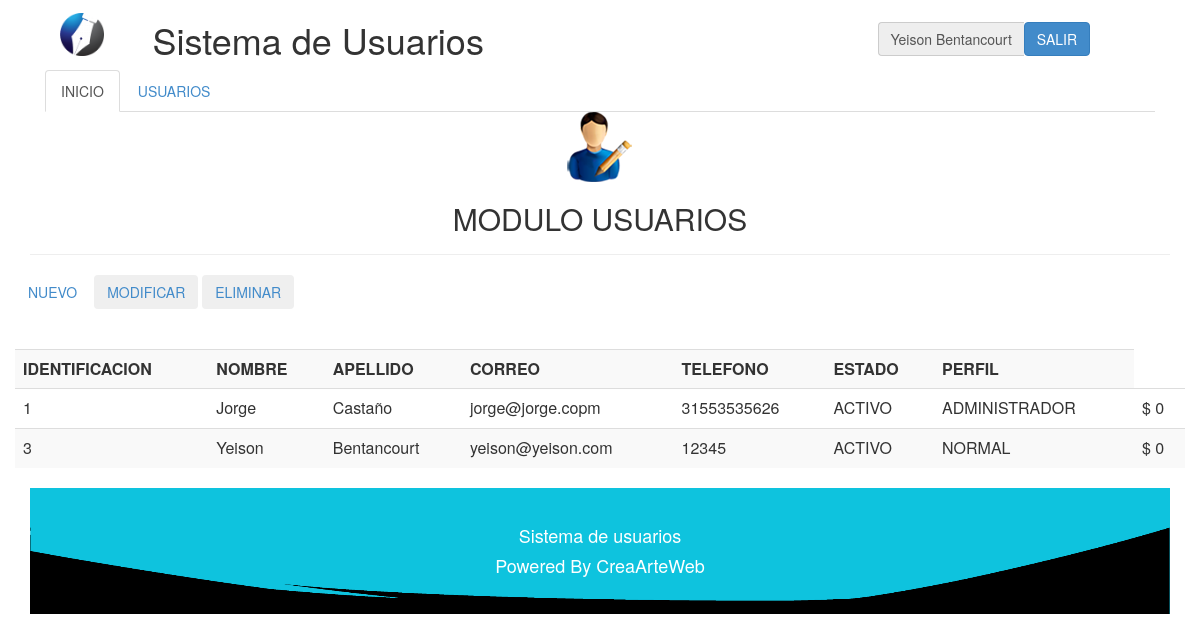
The app's page /php/usuarios/usuarios.php (signed in), older data.
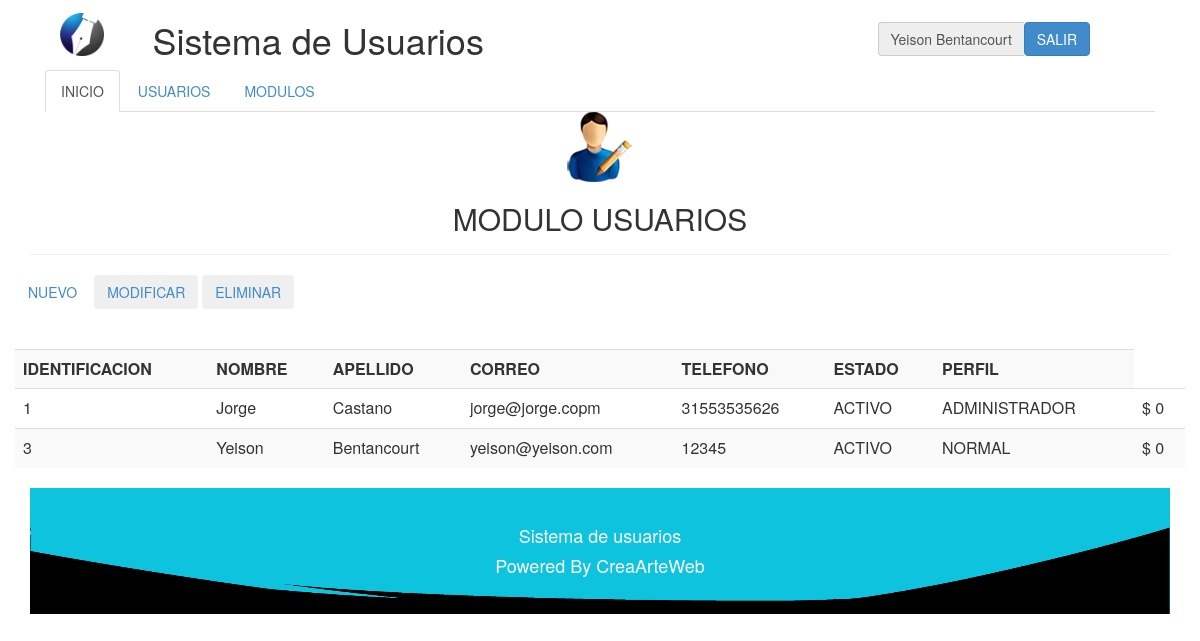
The same page, newer data.
### tables this page shows
CREATE TABLE IF NOT EXISTS `modulo` (
  `codigomodulo` int(10) NOT NULL,
  `descripcion` varchar(40) NOT NULL,
  `ruta` varchar(40) NOT NULL,
  `tipo` int(2) NOT NULL COMMENT '1-normal, 2-submenu, 3-principal submenu'
);

CREATE TABLE IF NOT EXISTS `usuario` (
  `cedula` varchar(30) NOT NULL,
  `nombre` varchar(40) NOT NULL,
  `apellido` varchar(40) NOT NULL,
  `correo` varchar(30) NOT NULL,
  `telefono` varchar(20) NOT NULL,
  `codigoestado` int(2) NOT NULL,
  `pass` varchar(20) NOT NULL,
  `codigoperfil` int(2) NOT NULL,
  `deuda` int(10) NOT NULL
);

CREATE TABLE IF NOT EXISTS `estado` (
  `codigoestado` int(3) NOT NULL,
  `descripcion` varchar(30) NOT NULL,
  `tipo` int(3) NOT NULL COMMENT '1-estados usuarios, 2-estado de prestamos, 3-estados de recurso'
);

CREATE TABLE IF NOT EXISTS `perfil` (
  `codigoperfil` int(2) NOT NULL,
  `descripcion` varchar(20) NOT NULL
);

### php/lib/session.php (called while the page is built, shortened)
<?php
	include("../class/Usuario.php");
	include("../class/Modulo.php");
	if (!isset($_SESSION["iniciada"]))
	{
		header( "location:../lib/logout.php" );
	}
	else
	{
		$miUsuario = unserialize( $_SESSION['miUsuario'] );
	}
?>

### php/class/Usuario.php (called while the page is built, shortened)
<?php
	class Usuario
	{
		private $perfil;
		var $conexion;
		function getPerfil()
		{
			return $this->perfil;
		}
		function consultarUsuarios( )
		{
			$query = "SELECT usuario.cedula, usuario.nombre, usuario.apellido, usuario.correo, usuario.telefono, estado.descripcion,
			perfil.descripcion, usuario.deuda
			FROM usuario, estado, perfil
			WHERE usuario.codigoestado=estado.codigoestado
			AND usuario.codigoperfil=perfil.codigoperfil";
			$this -> conexion -> conectar();
			$this -> conexion -> consultarRegistro( $query );
			$matrix = $this -> conexion->getMatrix();
			return $matrix;
		}
	}
?>

### php/class/Modulo.php (called while the page is built, shortened)
<?php
	class Modulo
	{
		var $conexion;
		function setConexion ( $conexion )
		{
			$this -> conexion = $conexion;
		}
		function consultarUnModulo( $id )
		{
			$query = "SELECT *
					FROM modulo
					WHERE codigomodulo=$id";
			$this -> conexion -> conectar();
			$this -> conexion -> consultarRegistro( $query );
			$matrix = $this -> conexion->getMatrix();
			return $matrix;
		}
		function consultarModulosPerfil( $perfil )
		{
			$query = "SELECT * FROM perfilmodulo WHERE codigoperfil = '$perfil' ORDER BY codigomodulo";
			$this -> conexion -> conectar();
			$this -> conexion -> consultarRegistro( $query );
			$matrix = $this -> conexion->getMatrix();
			return $matrix;
		}
	}
?>

### php/lib/conexion.php (called while the page is built, shortened)
<?php
	class Conexion
	{
		private $servidor;
		private $usuario;
		private $enlace;
		private $consulta;
		function Conexion( $servidor, $bd, $usuario, $pass )
		{
			$this->servidor = $servidor;
			$this->bd = $bd;
			$this->usuario = $usuario;
		}
		function conectar()
		{
			$this->enlace = mysql_connect( $this->servidor, $this->usuario);
		}
		function consultarRegistro( $query )
		{
			$this->consulta = mysql_query( $query, $this->enlace );
		}
		function getMatrix()
		{
			$matrix = array();
			while( $row = mysql_fetch_array( $this->consulta ) )
			{
				$matrix[] = $row;
			}
			return $matrix;
		}
	}
?>

### php/usuarios/usuarios.php (the view, shortened to what this page needs)
<?php
	include("../lib/session.php");
?>
<html>
	<head>
		<link href = "../../css/bootstrap.css" rel = "stylesheet" type = "text/css" />
		<link href = "../../css/estilo.css" rel = "stylesheet" type = "text/css" />
	</head>
	<body>
		<div class="container">
			<div class ="col-lg-12 col-md-12 col-sm-12 col-xs-12" id='cabecera'>
				<?php
					include('../lib/barraUsuario.php');
				?>
			</div>
			<div class="col-lg-12 col-md-12 col-sm-12 col-xs-12" id='menu'>
				<?php
					include('../lib/menu.php');
				?>
			</div>
			<div class="page-header" align = "center">
				<image src='../../img/usuario.png'>
				<h2>MODULO USUARIOS</h2>
			</div>
			<div class="row">
				<div class="span8">
						<a class="btn" data-toggle="modal" href="#myModal" >NUEVO</a>
						<button class="btn btn" type="button">
							<a href = 'modificarUsuario.php'>MODIFICAR</a>
						</button>
						<button class="btn btn" type="button">
							<a href = 'eliminarUsuario.php'>ELIMINAR</a>
						</button>
				</div>
			</div>
			<br></br>
			<div class="row">
				<div class="span14">
					<table align = "center" cellpadding = "10px" class = "table table-striped">
						<tr align = "center">
							<th>IDENTIFICACION</th>
							<th>NOMBRE</th>
							<th>APELLIDO</th>
							<th>CORREO</th>
							<th>TELEFONO</th>
							<th>ESTADO</th>
							<th>PERFIL</th>
						</tr>
						<?php
							$usuarios = $miUsuario -> consultarUsuarios();
							if( $usuarios )
							foreach( $usuarios as $usuario )
							{
								echo
								"<tr>
									<td>$usuario[0]</td>
									<td>$usuario[1]</td>
									<td>$usuario[2]</td>
									<td>$usuario[3]</td>
									<td>$usuario[4]</td>
									<td>$usuario[5]</td>
									<td>$usuario[6]</td>
									<td>$ $usuario[7]</td>
								</tr>";
							}
						?>
					</table>
				</div>
			</div>
			<div id = "footer">
				<?php
					include('../lib/footer.php');
				?>
		</div>
		</div>
	<body>
</html>

### php/lib/menu.php (shortened to what this page needs)
<ul class="nav nav-tabs">
	<li class="active">
		<a href="#">INICIO</a>
	</li>
	<?php
		$miModulo = new Modulo( "", "", "", "" );
		$miModulo -> setConexion( $conexion );
		$modulosPerfil = $miModulo -> consultarModulosPerfil( $miUsuario->getPerfil() );
		if( $modulosPerfil )
		foreach( $modulosPerfil as $moduloP )
		{
			$modulo = $miModulo->consultarUnModulo( $moduloP[2] );
			if( $modulo )
			foreach( $modulo as $modulo2 )
			{
				if( $modulo2['3'] == 1  )
				{
					echo "<li class='divider-vertical'><a href='".$modulo2['2']."'>".$modulo2['1']."</a></li>";
				}
			}
		}
	?>
</ul>

Row changes from the older to the newer data that the page shows:
added modulo: descripcion "MODULOS"
changed usuario "Jorge": apellido "Castaño" → "Castano"
